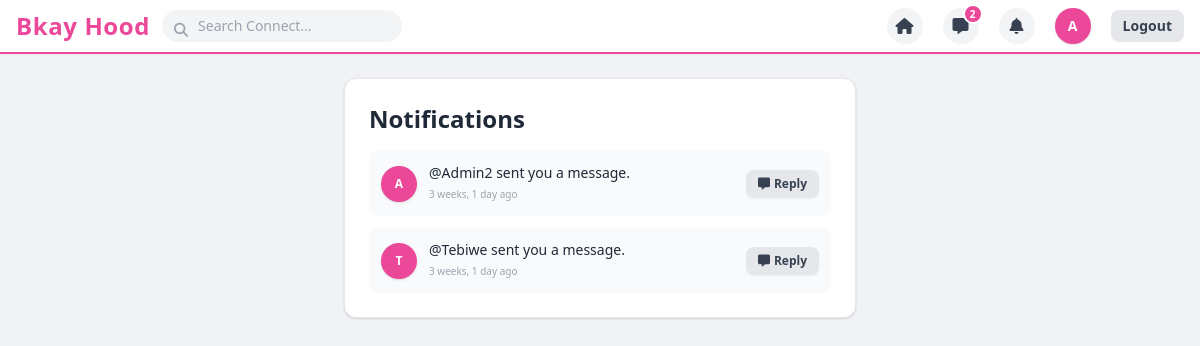
The app's page /notifications/ (signed in) with its own data.
### accounts/models.py (models this page shows, shortened)
class Notification(models.Model):
    recipient = models.ForeignKey(User, on_delete=models.CASCADE, related_name='notifications')
    sender = models.ForeignKey(User, on_delete=models.CASCADE, related_name='sent_notifications')
    notification_type = models.CharField(max_length=30)
    text = models.CharField(max_length=255)
    is_read = models.BooleanField(default=False)
    created_at = models.DateTimeField(auto_now_add=True)
    class Meta:
        ordering = ['-created_at']

### accounts/views.py (the view)
# urls.py: path('notifications/', views.notifications_view, name='notifications'),
@login_required
def notifications_view(request):
    notifs = request.user.notifications.all()
    notifs.update(is_read=True)
    return render(request, 'accounts/notifications.html', {'notifications': notifs})

### accounts/context_processors.py (called while the page is built)
def unread_counts(request):
    if request.user.is_authenticated:
        unread_notifications = Notification.objects.filter(recipient=request.user, is_read=False).count()
        unread_messages = Message.objects.filter(receiver=request.user, is_read=False).count()
        return {
            'unread_notifications_count': unread_notifications,
            'unread_messages_count': unread_messages,
        }
    return {
        'unread_notifications_count': 0,
        'unread_messages_count': 0,
    }

### accounts/templates/accounts/notifications.html
{% extends 'accounts/base.html' %}
{% block content %}
<div class="bg-white p-6 rounded-xl shadow border max-w-lg mx-auto">
  <h2 class="text-2xl font-bold text-gray-800 mb-4">Notifications</h2>
  <div class="space-y-3">
    {% for n in notifications %}
      <div class="p-3 rounded-lg text-sm flex justify-between items-center {% if not n.is_read %}bg-pink-50 border-l-4 border-brandPink{% else %}bg-gray-50{% endif %}">
        <div class="flex items-center space-x-3">
          <div class="w-9 h-9 rounded-full bg-brandPink text-white font-bold flex items-center justify-center text-xs shrink-0 shadow">
            {{ n.sender.username.0|upper }}
          </div>
          <div>
            <p class="text-gray-800">{{ n.text }}</p>
            <span class="text-[10px] text-gray-400">{{ n.created_at|timesince }} ago</span>
          </div>
        </div>
        <div class="shrink-0 ml-2">
          {% if n.notification_type == 'friend_request' %}
            <a href="{% url 'profile' n.sender.username %}" class="bg-brandPink hover:bg-brandPinkHover text-white text-xs font-bold px-3 py-1.5 rounded-lg transition shadow-sm">
              View Profile
            </a>
          {% elif n.notification_type == 'message' %}
            <a href="{% url 'chat' n.sender.username %}" class="bg-gray-200 hover:bg-gray-300 text-gray-700 text-xs font-bold px-3 py-1.5 rounded-lg transition shadow-sm flex items-center space-x-1">
              <i class="fa-solid fa-message"></i>
              <span>Reply</span>
            </a>
          {% endif %}
        </div>
      </div>
    {% empty %}
      <p class="text-gray-400 text-center py-4">No notifications yet.</p>
    {% endfor %}
  </div>
</div>
{% endblock %}

### accounts/templates/accounts/base.html (shortened to what this page needs)
{% load static %}
<!DOCTYPE html>
<html lang="en">
<head>
  <script src="https://cdn.tailwindcss.com"></script>
  <link rel="stylesheet" href="https://cdnjs.cloudflare.com/ajax/libs/font-awesome/6.4.0/css/all.min.css">
</head>
<body class="bg-fbBg font-sans text-gray-900 min-h-screen flex flex-col">
  <nav class="bg-white border-b-2 border-brandPink sticky top-0 z-50 shadow-sm px-4 py-2 flex justify-between items-center">
    <div class="flex items-center space-x-3">
      <a href="{% url 'home' %}" class="text-2xl font-extrabold text-brandPink tracking-wide">Bkay Hood</a>
      <form method="GET" action="{% url 'search' %}" class="relative hidden sm:block">
        <input type="text" name="q" placeholder="Search Connect..." class="bg-gray-100 rounded-full pl-9 pr-4 py-1.5 text-sm focus:outline-none focus:ring-2 focus:ring-fbBlue w-60">
        <button type="submit" class="absolute left-3 top-2.5 text-gray-400 text-sm bg-transparent border-none cursor-pointer">
          <i class="fa-solid fa-magnifying-glass"></i>
        </button>
      </form>
    </div>
    {% if user.is_authenticated %}
    <div class="flex items-center space-x-5">
      <a href="{% url 'home' %}" class="w-9 h-9 rounded-full bg-gray-100 hover:bg-gray-200 flex items-center justify-center text-gray-700 transition" title="Home"><i class="fa-solid fa-house"></i></a>
      <a href="{% url 'inbox' %}" class="relative w-9 h-9 rounded-full bg-gray-100 hover:bg-gray-200 flex items-center justify-center text-gray-700 transition" title="Messages">
        <i class="fa-solid fa-message"></i>
        {% if unread_messages_count > 0 %}
          <span class="absolute -top-1 -right-1 bg-brandPink text-white text-[10px] font-bold w-5 h-5 flex items-center justify-center rounded-full border-2 border-white">
            {{ unread_messages_count }}
          </span>
        {% endif %}
      </a>
      <a href="{% url 'notifications' %}" class="relative w-9 h-9 rounded-full bg-gray-100 hover:bg-gray-200 flex items-center justify-center text-gray-700 transition" title="Notifications">
        <i class="fa-solid fa-bell"></i>
      </a>
      <a href="{% url 'profile' user.username %}" class="w-9 h-9 rounded-full bg-brandPink text-white font-bold flex items-center justify-center text-sm shadow overflow-hidden" title="Profile">
        {% if user.profile.avatar and user.profile.avatar.name != 'avatars/default.png' %}
            <img src="{{ user.profile.avatar.url }}" class="w-full h-full object-cover">
        {% else %}
            {{ user.username|slice:":1"|upper }}
        {% endif %}
      </a>
      <a href="{% url 'logout' %}" class="bg-gray-200 hover:bg-gray-300 text-gray-700 px-3 py-1.5 rounded-lg text-sm font-semibold transition">Logout</a>
    </div>
    {% endif %}
  </nav>
  <main class="max-w-2xl mx-auto w-full mt-6 px-4 flex-grow">
    {% block content %}{% endblock %}
  </main>
</body>
</html>

### records on screen
Notification: sender.username.0 "A", text "@Admin2 sent you a message.", created_at "3 weeks, 1 day", notification_type "message" (drawn)
Notification: sender.username.0 "T", text "@Tebiwe sent you a message.", created_at "3 weeks, 1 day", notification_type "message" (drawn)

### other values on screen
{{ unread_messages_count }} "2"
{{ user.username|slice:":1"|upper }} "A"
